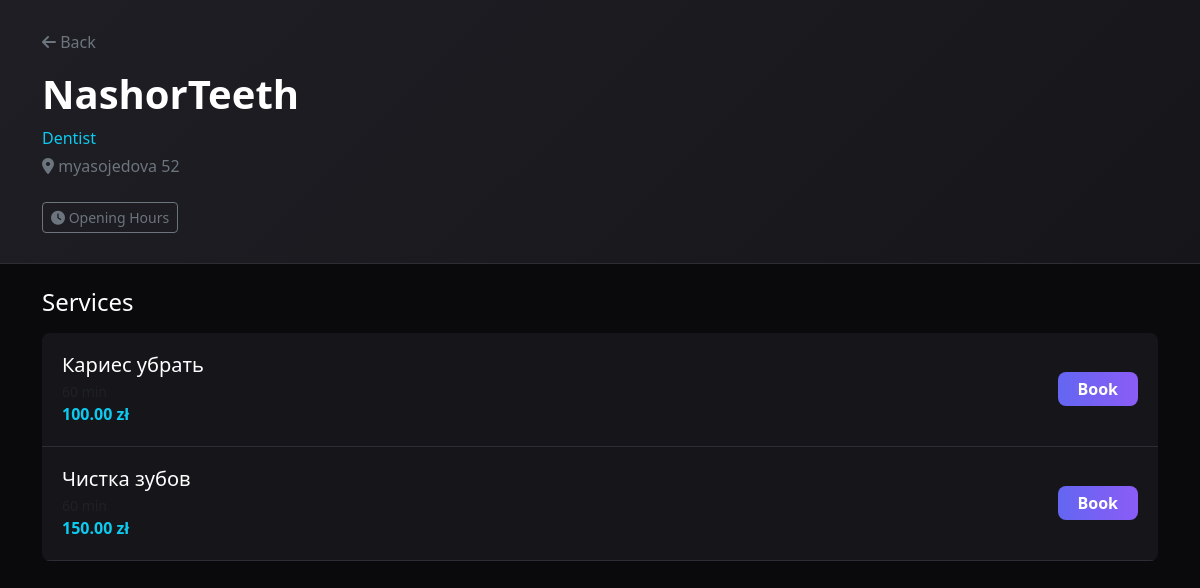
The page /salon/1/ on the database its author committed.
### core/models.py (models this page shows, shortened)
class BusinessProfile(models.Model):
    user = models.OneToOneField(User, on_delete=models.CASCADE, related_name='business_profile')
    name = models.CharField(max_length=100, verbose_name="Business Name")
    category = models.CharField(max_length=50, choices=CATEGORY_CHOICES, default='barber', verbose_name="Category")
    description = models.TextField(blank=True, verbose_name="About / Description")
    address = models.CharField(max_length=200, blank=True, verbose_name="Address")
    phone = models.CharField(max_length=20, blank=True, verbose_name="Phone Number")
    is_approved = models.BooleanField(default=False, verbose_name="Approved by Admin")

class Service(models.Model):
    master = models.ForeignKey(BusinessProfile, on_delete=models.CASCADE, related_name='services')
    name = models.CharField(max_length=100)
    category = models.CharField(max_length=50, choices=CATEGORY_CHOICES, default='barber')
    description = models.TextField(blank=True)
    price = models.DecimalField(max_digits=10, decimal_places=2)
    duration_minutes = models.IntegerField(default=60)

### core/views.py (the view)
# urls.py: path('salon/<int:salon_id>/', salon_detail, name='salon_detail'),
def salon_detail(request, salon_id):
    salon = get_object_or_404(BusinessProfile, pk=salon_id)
    services = salon.services.all()
    working_hours = salon.working_hours.all().order_by('day_of_week')
    return render(request, 'core/salon_detail.html', {
        'salon': salon,
        'services': services,
        'working_hours': working_hours
    })

### core/templates/core/salon_detail.html (shortened to what this page needs)
<!DOCTYPE html>
<html lang="en">
<head>
    <link href="https://cdn.jsdelivr.net/npm/bootstrap@5.3.0/dist/css/bootstrap.min.css" rel="stylesheet">
    <link rel="stylesheet" href="https://cdnjs.cloudflare.com/ajax/libs/font-awesome/6.0.0/css/all.min.css">
</head>
<body>
    <div class="salon-header">
        <div class="container">
            <a href="/" class="text-secondary text-decoration-none mb-3 d-inline-block"><i class="fas fa-arrow-left"></i> Back</a>
            <h1 class="fw-bold mb-2">{{ salon.name }}</h1>
            <p class="text-info mb-1">{{ salon.get_category_display }}</p>
            <p class="text-secondary"><i class="fas fa-map-marker-alt"></i> {{ salon.address }}</p>
            <button class="btn btn-outline-secondary btn-sm mt-2" type="button" data-bs-toggle="collapse" data-bs-target="#hoursCollapse">
                <i class="fas fa-clock"></i> Opening Hours
            </button>
        </div>
    </div>
    <div class="container mt-4">
        <h4 class="mb-3">Services</h4>
        <div class="list-group rounded-3 overflow-hidden">
            {% for service in services %}
                <div class="service-item">
                    <div>
                        <h5 class="mb-1">{{ service.name }}</h5>
                        <p class="text-muted small mb-0">{{ service.duration_minutes }} min</p>
                        <span class="text-info fw-bold">{{ service.price }} zł</span>
                    </div>
                    <button class="btn btn-book">Book</button>
                </div>
            {% empty %}
                <p class="text-muted p-3">No services added yet.</p>
            {% endfor %}
        </div>
    </div>
</body>
</html>

### core/templates/core/salon_detail.html (style rules this page uses)
body { background-color: #0a0a0c; color: white; font-family: 'Segoe UI', sans-serif; }
.salon-header { background: linear-gradient(135deg, #1e1e24 0%, #16161a 100%); padding: 30px 20px; border-bottom: 1px solid #2d2d35; }
.service-item { background-color: #16161a; border-bottom: 1px solid #2d2d35; padding: 20px; display: flex; justify-content: space-between; align-items: center; }
.btn-book { background: linear-gradient(90deg, #6366f1 0%, #8b5cf6 100%); color: white; border: none; font-weight: bold; border-radius: 8px; padding: 5px 20px; }

### rows shown on the page
BusinessProfile: name "NashorTeeth", category "Dentist", address "myasojedova 52"
Service: name "Кариес убрать", price "100.00"
Service: name "Чистка зубов", price "150.00"
